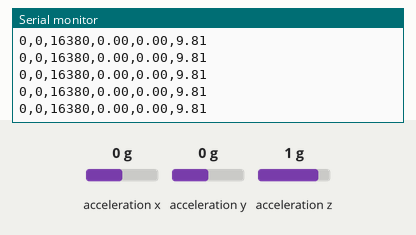
Simulated run of this sketch. Board: Arduino Uno, built with avr-gcc and run on an emulated ATmega328P. On the bench: the last lines printed to the serial monitor. The inputs (shaded band) are chosen by the test bench; at power-on: acceleration x 0 g, acceleration y 0 g, acceleration z 1 g.

Above: at 1.2 s.
1.3 s: acceleration x set to -1.4 g
At 1.58 s:
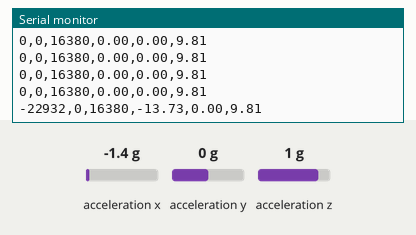
2.8 s: acceleration y set to -1.4 g
At 2.8 s:
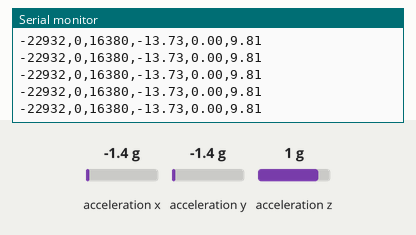
4.3 s: acceleration z set to -1.4 g
At 4.43 s:
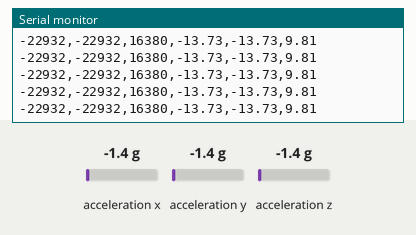

The sketch:

Acceldemo.ino
```cpp
// Basic demo for accelerometer readings from Adafruit LIS3DH

#include <Wire.h>
#include <SPI.h>
#include <Adafruit_LIS3DH.h>
#include <Adafruit_Sensor.h>

// Used for software SPI
#define LIS3DH_CLK 13
#define LIS3DH_MISO 12
#define LIS3DH_MOSI 11
// Used for hardware & software SPI
#define LIS3DH_CS 10


// I2C
Adafruit_LIS3DH lis = Adafruit_LIS3DH();

void setup(void) {
#ifndef ESP8266
  while (!Serial);
#endif

  Serial.begin(9600);

  if (! lis.begin(0x18)) {   // change this to 0x19 for alternative i2c address
    while (1);
  }

  lis.setRange(LIS3DH_RANGE_4_G);   // 2, 4, 8 or 16 G!

  //Serial.print("Range = "); Serial.print(2 << lis.getRange());
  //Serial.println("G");
}

void loop() {
  lis.read();      // get X Y and Z data at once
  // Then print out the raw data
  Serial.print(""); Serial.print(lis.x);
  Serial.print(","); Serial.print(lis.y);
  Serial.print(","); Serial.print(lis.z);

  /* Or....get a new sensor event, normalized */
  sensors_event_t event;
  lis.getEvent(&event);

  /* Display the results (acceleration is measured in m/s^2) */
  Serial.print(","); Serial.print(event.acceleration.x);
  Serial.print(","); Serial.print(event.acceleration.y);
  Serial.print(","); Serial.print(event.acceleration.z);
  //Serial.println(" m/s^2 ");

  Serial.println();

  delay(200);
}
```

Measured:
- after the input at 1.3 s, the serial monitor: prints a new line after 0.12 s (image 1)
